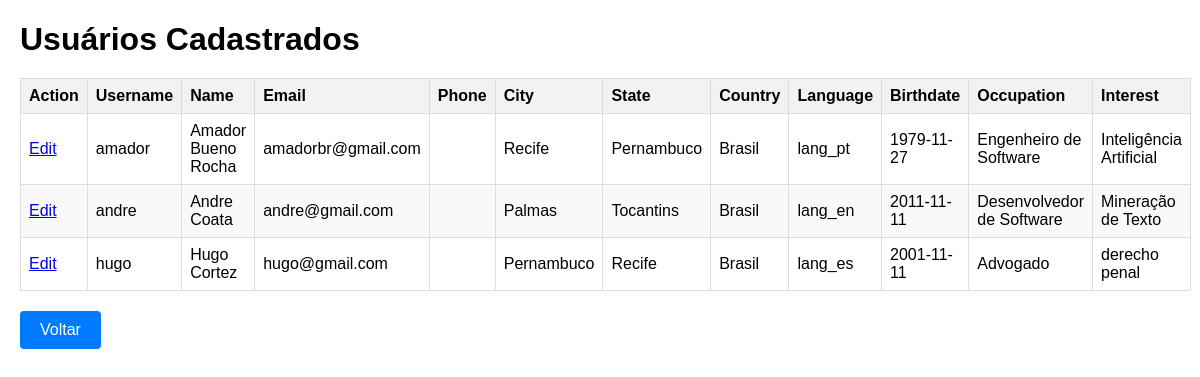
Screenshot of /users with the database file from the repository.
### tables this page shows
CREATE TABLE users (
                id INTEGER NOT NULL PRIMARY KEY AUTOINCREMENT,
                username VARCHAR(100) NOT NULL UNIQUE,
                name VARCHAR(100) NOT NULL,
                email VARCHAR(100) NOT NULL UNIQUE,
                password VARCHAR(30) NOT NULL,
                phone VARCHAR(11) NOT NULL,
                state VARCHAR(30) NOT NULL,
                city VARCHAR(50) NOT NULL,
                country VARCHAR(50) NOT NULL,
                language VARCHAR(50) NOT NULL,
                birthdate DATE NOT NULL,
                occupation VARCHAR(30) NOT NULL,
                interest VARCHAR(30) NOT NULL);

### app.py (the view)
@app.route('/users')
def show_users():
    user_service = UserService()
    users = user_service.get_all_users()
    return render_template('users.html', users=users)

### userService.py (called while the page is built)
    def get_all_users(self):
        con = sqlite3.connect('database.db')
        cursor = con.cursor()
        users = cursor.execute("SELECT * FROM users")
        users = users.fetchall()
        con.close()
        return users

### templates/users.html (shortened to what this page needs)
<!DOCTYPE html>
<html>
<head>
</head>
<body>
    <h1>Usuários Cadastrados</h1>
    <table>
        <thead>
            <tr>
                <th>Action</th>
                <th>Username</th>
                <th>Name</th>
                <th>Email</th>
                <th>Phone</th>
                <th>City</th>
                <th>State</th>
                <th>Country</th>
                <th>Language</th>
                <th>Birthdate</th>
                <th>Occupation</th>
                <th>Interest</th>
            </tr>
        </thead>
        <tbody>
            {% for user in users %}
                <tr>
                    <td><a href="/edit_user/{{ user[0] }}">Edit</a></td>
                    <td>{{ user[1] }}</td>
                    <td>{{ user[2] }}</td>
                    <td>{{ user[3] }}</td>
                    <td>{{ user[5] }}</td>
                    <td>{{ user[6] }}</td>
                    <td>{{ user[7] }}</td>
                    <td>{{ user[8] }}</td>
                    <td>{{ user[9] }}</td>
                    <td>{{ user[10] }}</td>
                    <td>{{ user[11] }}</td>
                    <td>{{ user[12] }}</td>
                </tr>
            {% endfor %}
        </tbody>
    </table>
    <div class="button">
        <a href="/register">Voltar</a>
    </div>
</body>
</html>

### templates/users.html (style rules this page uses)
body { font-family: Arial, sans-serif; margin: 20px; }
h1 { margin-bottom: 20px; }
table { border-collapse: collapse; width: 100%; }
th, td { border: 1px solid #ddd; padding: 8px; text-align: left; }
th { background-color: #f2f2f2; }
tr:nth-child(even) { background-color: #f9f9f9; }
.button a { display: inline-block; margin-top: 20px; padding: 10px 20px; background-color: #007bff; color: white; text-decoration: none; border-radius: 4px; }

### rows the page displays
users: username "amador", name "Amador Bueno Rocha", email "amadorbr@gmail.com", state "Recife", city "Pernambuco", country "Brasil", language "lang_pt", birthdate "1979-11-27", occupation "Engenheiro de Software", interest "Inteligência Artificial"
users: username "andre", name "Andre Coata", email "andre@gmail.com", state "Palmas", city "Tocantins", country "Brasil", language "lang_en", birthdate "2011-11-11", occupation "Desenvolvedor de Software", interest "Mineração de Texto"
users: username "hugo", name "Hugo Cortez", email "hugo@gmail.com", state "Pernambuco", city "Recife", country "Brasil", language "lang_es", birthdate "2001-11-11", occupation "Advogado", interest "derecho penal"
